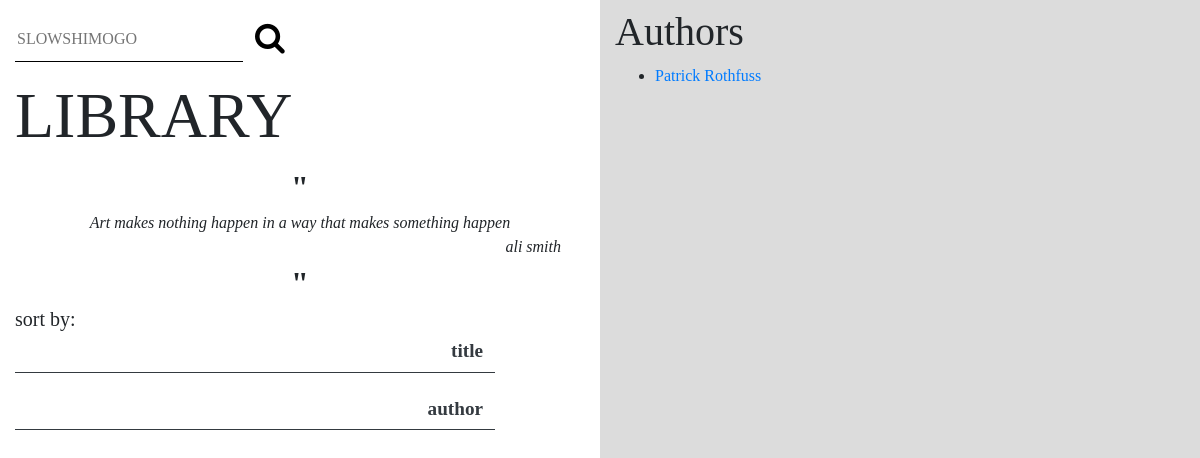
The app's page /catalog/authors/, older data.
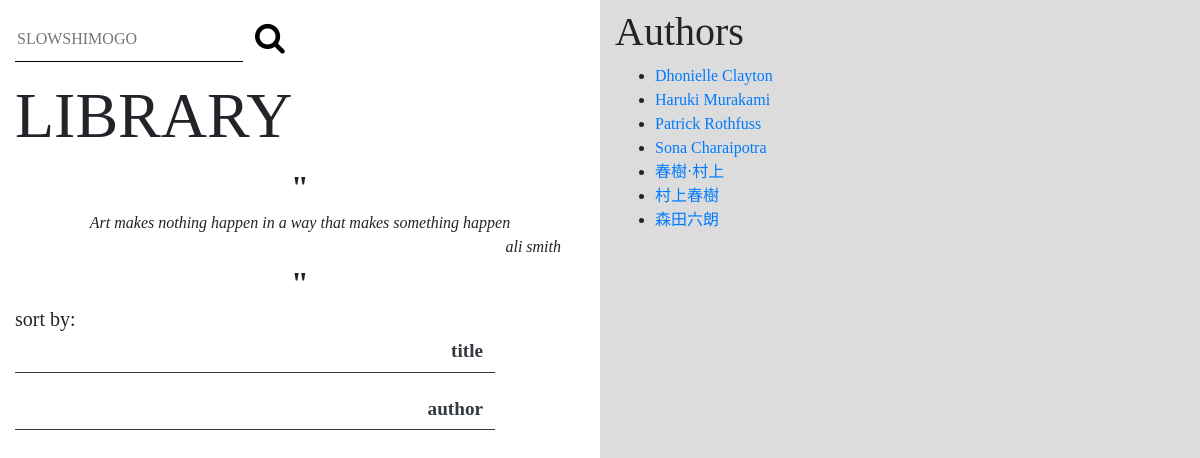
The same page, newer data.
### catalog/models.py (models this page shows, shortened)
class Author(models.Model):
    name = models.CharField(max_length=150)
    def get_absolute_url(self):
        return reverse('author-detail', args=[str(self.id)])
    class Meta:
        ordering = ['name']

### catalog/views.py (the view)
# urls.py: path('authors/', views.AuthorListView.as_view(), name='authors'),
class AuthorListView(generic.ListView):
    model = Author

### catalog/templates/catalog/author_list.html
{% extends "layout.html" %}
{% block content %}
    <div class="container h-100 mt-2">
        {% if author_list %}
            <h1>Authors</h1>
            <ul>
                {% for author in author_list %}
                    <li>
                    <a href="{{ author.get_absolute_url }}">
                        {{ author.name }}
                    </a>
                    </li>
                {% endfor %}
            </ul>
        {% else %}
            <p>No authors available.</p>
        {% endif %}
    </div>
{% endblock %}

Row changes from the older to the newer data that the page shows:
added Author: name "Dhonielle Clayton"
added Author: name "Haruki Murakami"
added Author: name "Sona Charaipotra"
added Author: name "春樹·村上"
added Author: name "村上春樹"
added Author: name "森田六朗"
